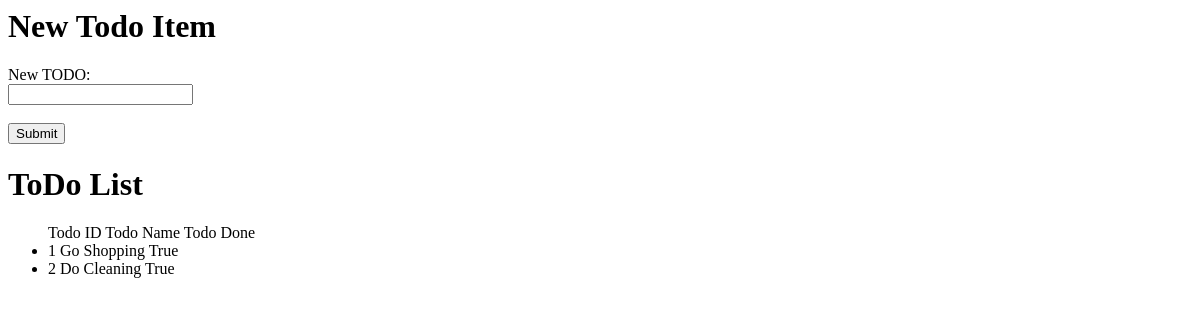
Before: /todo/fe with the older database file.
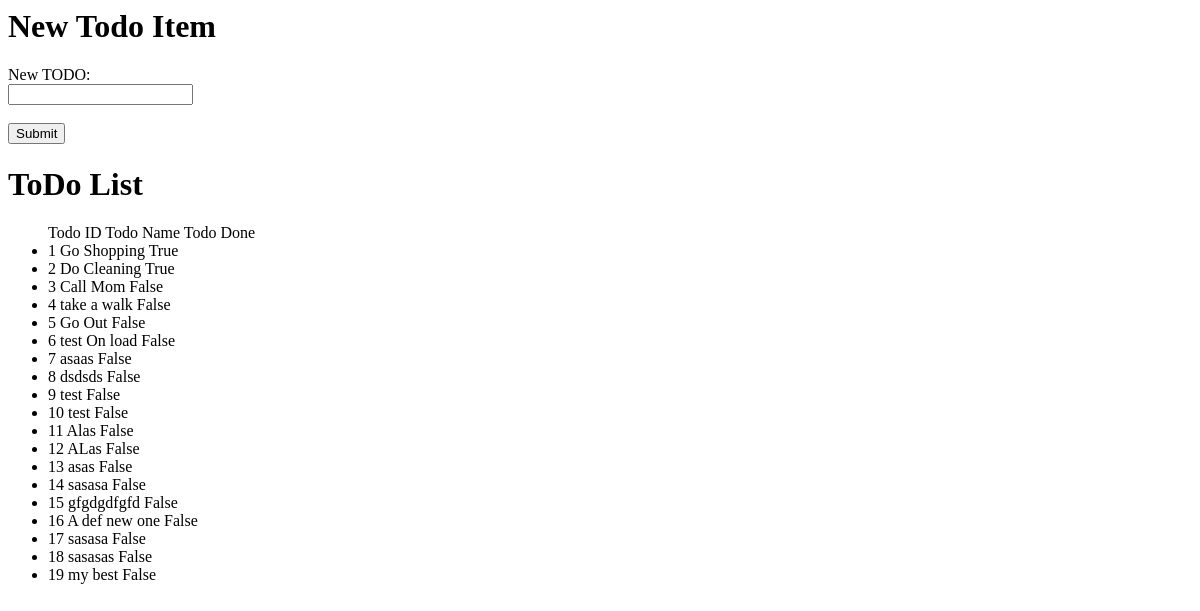
After: the same page with the newer database file.
### database/models.py (models this page shows)
class ToDo(Base):
    __tablename__ = 'todos'
    id = Column(Integer, primary_key=True, index=True)
    name = Column(String, index=True)
    done = Column(Boolean, default=False)

### routes/todo.py (the view)
@router.get('/fe', response_class=HTMLResponse)
async def display_todos(request: Request, skip: int = 0, limit: int = 100, db: Session = Depends(get_db)):
    todos = get_todos(db, skip=skip, limit=limit)
    return templates.TemplateResponse("todo.html", { "request": request, "todos": todos})

### templates/todo.html (shortened to what this page needs)
<html>
    <head>
        <link href="{{ url_for('static', path='/styles.css') }}" rel="stylesheet">
    </head>
    <body>
        <div>
            <div>
                <h1>New Todo Item</h1>
                <form action="/todo/" method="post" >
                    <label for="name">New TODO:</label><br>
                    <input type="text" id="name" name="name"><br><br>
                    <input type="button" value="Submit" onClick="submitform()">
                </form>
            </div>
            <div>
                <h1>ToDo List</h1>
                <ul>
                    <span>Todo ID</span>
                    <span>Todo Name</span>
                    <span>Todo Done</span>
                {% for todo in todos %}
                    <li>
                        <span>{{ todo.id }}</span>
                        <span>{{ todo.name }}</span>
                        <span>{{ todo.done }}</span>
                    </li>
                {% endfor %}
                </ul>
            </div>
        </div>
    </body>
</html>

Changed rows visible on the page:
added ToDo: id "3", name "Call Mom", done "False"
added ToDo: id "4", name "take a walk", done "False"
added ToDo: id "5", name "Go Out", done "False"
added ToDo: id "6", name "test On load", done "False"
added ToDo: id "7", name "asaas", done "False"
added ToDo: id "8", name "dsdsds", done "False"
added ToDo: id "9", name "test", done "False"
added ToDo: id "10", name "test", done "False"
added ToDo: id "11", name "Alas", done "False"
added ToDo: id "12", name "ALas", done "False"
added ToDo: id "13", name "asas", done "False"
added ToDo: id "14", name "sasasa", done "False"
added ToDo: id "15", name "gfgdgdfgfd", done "False"
added ToDo: id "16", name "A def new one", done "False"
added ToDo: id "17", name "sasasa", done "False"
added ToDo: id "18", name "sasasas", done "False"
added ToDo: id "19", name "my best", done "False"
